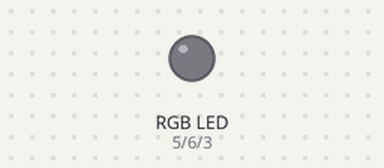
Simulated run of this sketch. Board: Arduino Uno, built with avr-gcc and run on an emulated ATmega328P. On the bench: an RGB LED mixed from three pins (HIGH = lit). Random numbers use the default seed unless the sketch sets one.

Above: at 0.15 s.
Timing chart, 0 to 0.8 s (numbered marks = the images above):
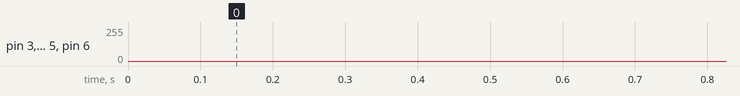

The sketch:

rgbstrip.ino
```cpp
//constants

const int rPin = 5;
const int gPin = 6;
const int bPin = 3;

const float margin = 1 / 4;
const int lowerBound = margin * 255;
const int upperBound = (1 - margin) * 255;

const int variation = 3;
const float boundWeight = 3 / 4;

//initialize variables
int rVal;
int gVal;
int bVal;

int average;

void setup() {
  //set pinout
  pinMode(rPin, OUTPUT);
  pinMode(gPin, OUTPUT);
  pinMode(bPin, OUTPUT);

  //set lights to random Vals
  int rVal = random(0, 255);
  int gVal = random(0, 255);
  int bVal = random(0, 255);

}

void loop() {
  average = (rVal + gVal + bVal) / 3;

  //randomly change pin values
  if (average < lowerBound) {
    int lowerVariation = (1 - boundWeight) * variation;
    int upperVariation = boundWeight * variation;
    rVal = random(rVal - lowerVariation, rVal + upperVariation);
    gVal = random(gVal - lowerVariation, gVal + upperVariation);
    bVal = random(bVal - lowerVariation, bVal + upperVariation);
  }
  else if (average > upperBound) {
    int lowerVariation = boundWeight * variation;
    int upperVariation = (1 - boundWeight) * variation;
    rVal = random(rVal - lowerVariation, rVal + upperVariation);
    gVal = random(gVal - lowerVariation, gVal + upperVariation);
    bVal = random(bVal - lowerVariation, bVal + upperVariation);
  }
  else {
    rVal = random(rVal - variation, rVal + variation);
    gVal = random(gVal - variation, gVal + variation);
    bVal = random(bVal - variation, bVal + variation);
  }

  //write values to pins
  analogWrite(rPin, rVal);
  analogWrite(gPin, gVal);
  analogWrite(bPin, bVal);
}
```
